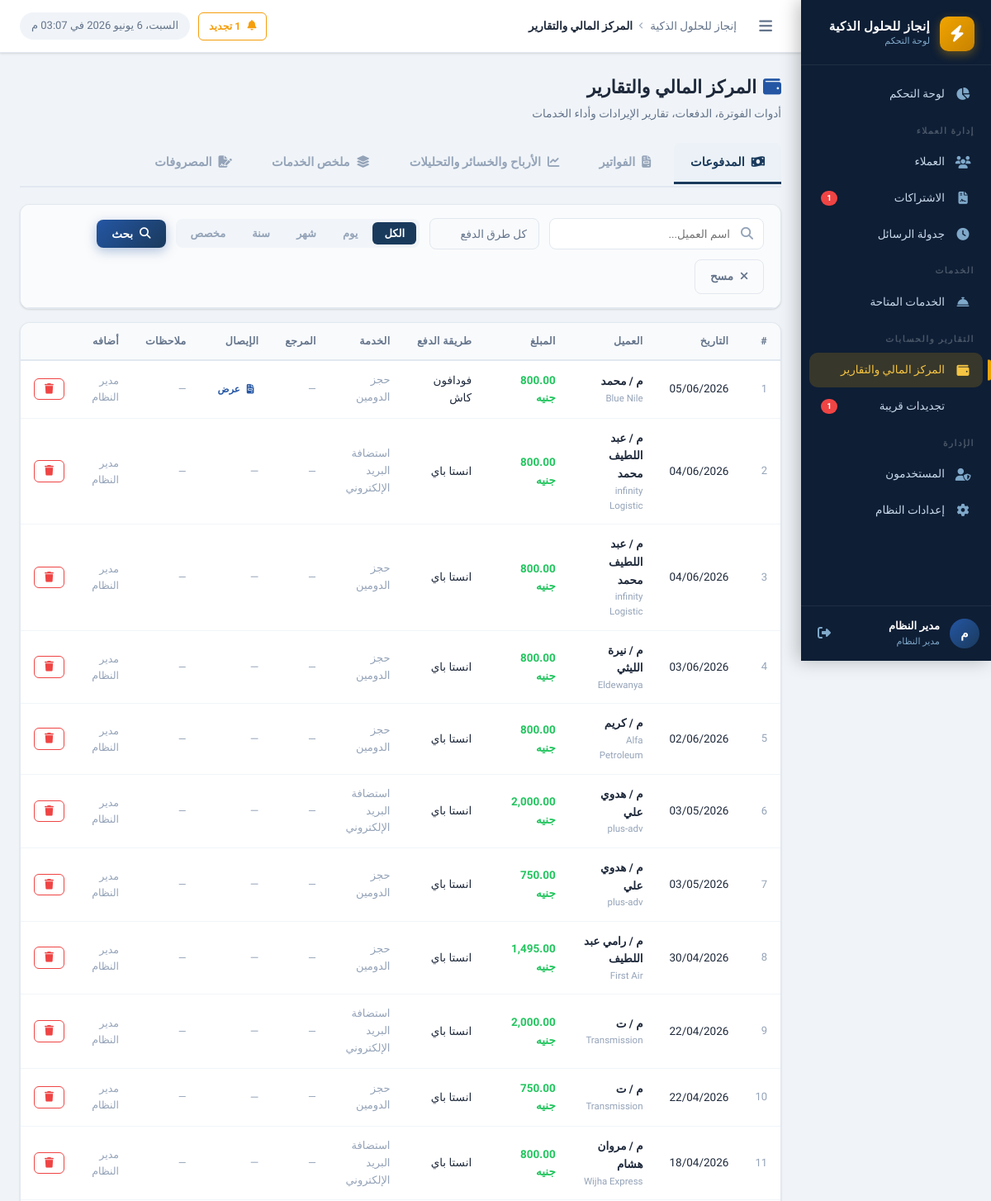
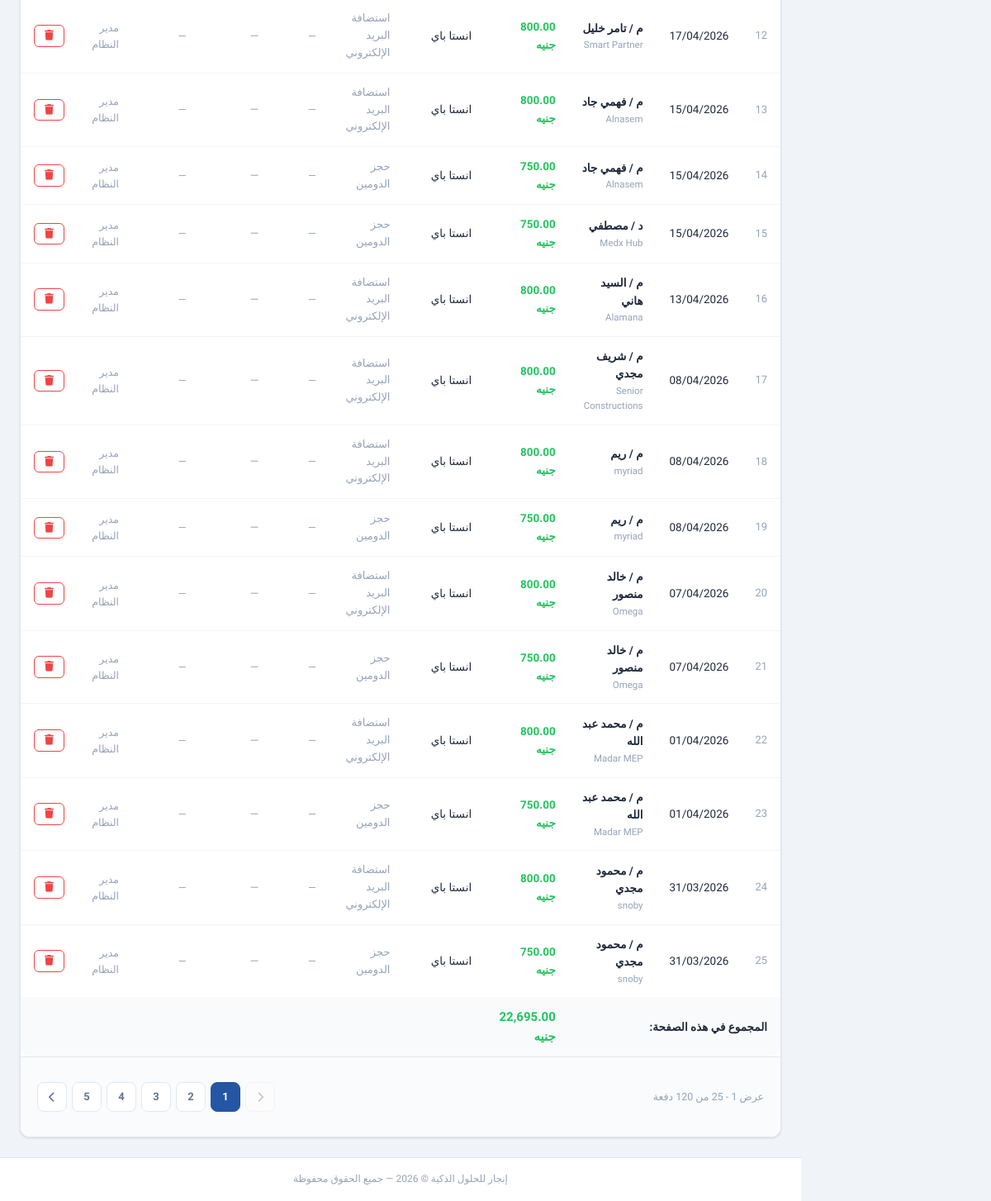
/reports/financial-hub.php?tab=payments (signed in), run on the app's committed database (2 pictures, top to bottom).
### tables this page shows
CREATE TABLE `payments` (
  `id` int UNSIGNED NOT NULL,
  `client_id` int UNSIGNED NOT NULL,
  `subscription_id` int UNSIGNED DEFAULT NULL COMMENT 'مرتبط باشتراك محدد (اختياري)',
  `amount` decimal(10,2) NOT NULL,
  `payment_date` date NOT NULL,
  `payment_method` varchar(100) NOT NULL DEFAULT 'كاش',
  `reference_number` varchar(200) DEFAULT NULL COMMENT 'رقم الإيصال أو التحويل',
  `notes` text,
  `receipt_file` varchar(255) DEFAULT NULL,
  `created_by` int UNSIGNED DEFAULT NULL,
  `created_at` datetime NOT NULL DEFAULT CURRENT_TIMESTAMP
);

CREATE TABLE `clients` (
  `id` int UNSIGNED NOT NULL,
  `name` varchar(200) NOT NULL COMMENT 'اسم العميل',
  `company_name` varchar(200) DEFAULT NULL COMMENT 'اسم الشركة',
  `mobile` varchar(20) NOT NULL COMMENT 'رقم الموبايل',
  `mobile_2` varchar(20) DEFAULT NULL COMMENT 'رقم موبايل إضافي',
  `activity` varchar(200) DEFAULT NULL COMMENT 'النشاط التجاري',
  `domain` varchar(255) DEFAULT NULL,
  `domain_provider` varchar(100) DEFAULT NULL,
  `username_note` varchar(200) DEFAULT NULL COMMENT 'اسم المستخدم (للإشارة)',
  `email` varchar(200) DEFAULT NULL,
  `address` text,
  `notes` text,
  `status` tinyint(1) NOT NULL DEFAULT '1' COMMENT '1=نشط, 0=موقوف',
  `created_by` int UNSIGNED DEFAULT NULL,
  `created_at` datetime NOT NULL DEFAULT CURRENT_TIMESTAMP,
  `updated_at` datetime NOT NULL DEFAULT CURRENT_TIMESTAMP ON UPDATE CURRENT_TIMESTAMP
);

CREATE TABLE `services` (
  `id` int UNSIGNED NOT NULL,
  `name` varchar(200) NOT NULL COMMENT 'اسم الخدمة',
  `description` text,
  `default_price` decimal(10,2) NOT NULL DEFAULT '0.00',
  `duration_months` int NOT NULL DEFAULT '12' COMMENT 'مدة الاشتراك الافتراضية بالأشهر',
  `status` tinyint(1) NOT NULL DEFAULT '1',
  `created_by` int UNSIGNED DEFAULT NULL,
  `created_at` datetime NOT NULL DEFAULT CURRENT_TIMESTAMP,
  `sort_order` int NOT NULL DEFAULT '0'
);

CREATE TABLE `users` (
  `id` int UNSIGNED NOT NULL,
  `username` varchar(100) NOT NULL,
  `password` varchar(255) NOT NULL,
  `full_name` varchar(200) NOT NULL,
  `role` enum('admin','employee') NOT NULL DEFAULT 'employee',
  `permissions` json DEFAULT NULL COMMENT 'صلاحيات مخصصة للموظف',
  `status` tinyint(1) NOT NULL DEFAULT '1' COMMENT '1=نشط, 0=موقوف',
  `last_login` datetime DEFAULT NULL,
  `created_at` datetime NOT NULL DEFAULT CURRENT_TIMESTAMP,
  `updated_at` datetime NOT NULL DEFAULT CURRENT_TIMESTAMP ON UPDATE CURRENT_TIMESTAMP
);

### includes/functions.php (called while the page is built, shortened)
<?php
function formatMoney(float $amount, string $currency = null): string {
    if ($currency === null) {
        $currency = getSetting('currency', 'جنيه');
    }
    return number_format($amount, 2) . ' ' . $currency;
}
function formatDate(?string $date, string $format = 'd/m/Y'): string {
    return date('d/m/Y', strtotime($date));
}
function paymentMethodLabel(string $method): string {
    $map = [
        'cash'     => 'كاش',
        'transfer' => 'تحويل بنكي',
        'check'    => 'شيك',
        'other'    => 'أخرى',
    ];
    return $map[$method] ?? $method;
}
function e(mixed $value): string {
    return htmlspecialchars((string)$value, ENT_QUOTES, 'UTF-8');
}
function clean(string $input): string {
    return trim(strip_tags($input));
}
function paginate(int $total, int $perPage, int $currentPage): array {
    $totalPages = max(1, (int)ceil($total / $perPage));
    $currentPage = max(1, min($currentPage, $totalPages));
    $offset = ($currentPage - 1) * $perPage;
    return [
        'total'        => $total,
        'per_page'     => $perPage,
        'current_page' => $currentPage,
        'total_pages'  => $totalPages,
        'offset'       => $offset,
        'has_prev'     => $currentPage > 1,
        'has_next'     => $currentPage < $totalPages,
    ];
}

### includes/auth.php (called while the page is built, shortened)
<?php
function hasPermission(string $permission): bool {
    if (($_SESSION['user_role'] ?? '') === 'admin') return true;
    $permissions = $_SESSION['user_permissions'] ?? [];
    return in_array($permission, $permissions, true);
}

### config/app.php (called while the page is built, shortened)
<?php
require_once INCLUDES_PATH . '/functions.php';
require_once INCLUDES_PATH . '/auth.php';
function getSettings(): array {
    static $settings = null;
    if ($settings === null) {
        try {
            $db  = getDB();
            $stmt = $db->query("SELECT `key`, `value` FROM `settings`");
            $settings = [];
            while ($row = $stmt->fetch()) {
                $settings[$row['key']] = $row['value'];
            }
        } catch (Exception $e) {
            $settings = [];
        }
    }
    return $settings;
}
function getSetting(string $key, string $default = ''): string {
    $settings = getSettings();
    return $settings[$key] ?? $default;
}

### reports/financial-hub.php (the view, shortened to what this page needs)
<?php
require_once dirname(__DIR__) . '/config/app.php';
$tab = $_GET['tab'] ?? 'payments';
$db = getDB();
if ($tab === 'payments') {
    $search  = clean($_GET['search'] ?? '');
    $method  = $_GET['method'] ?? '';
    $dateFrom= clean($_GET['date_from'] ?? '');
    $dateTo  = clean($_GET['date_to'] ?? '');
    $page    = max(1,(int)($_GET['page'] ?? 1));
    $perPage = 25;
    $where  = ['1=1'];
    $params = [];
    $whereStr = implode(' AND ', $where);
    $countStmt = $db->prepare("SELECT COUNT(*) FROM payments p LEFT JOIN clients c ON c.id=p.client_id WHERE $whereStr");
    $countStmt->execute($params);
    $total = (int)$countStmt->fetchColumn();
    $pager = paginate($total, $perPage, $page);
    $stmt = $db->prepare("
        SELECT p.*, c.name as client_name, c.company_name, u.full_name as added_by,
               s.name as service_name
        FROM payments p
        LEFT JOIN clients c ON c.id=p.client_id
        LEFT JOIN users u ON u.id=p.created_by
        LEFT JOIN client_subscriptions cs ON cs.id=p.subscription_id
        LEFT JOIN services s ON s.id=cs.service_id
        WHERE $whereStr
        ORDER BY p.payment_date DESC, p.created_at DESC
        LIMIT ? OFFSET ?
    ");
    $stmt->execute(array_merge($params,[$perPage,$pager['offset']]));
    $payments = $stmt->fetchAll();
        ?>
        <?php
}
require_once INCLUDES_PATH . '/header.php';
?>
<div class="page-header">
  <div class="page-header-text">
    <h1 class="page-title"><i class="fas fa-wallet" style="color:var(--primary-light);margin-left:8px;"></i>المركز المالي والتقارير</h1>
    <p class="page-subtitle">أدوات الفوترة، الدفعات، تقارير الإيرادات وأداء الخدمات</p>
  </div>
</div>
<div class="tabs-nav">
  <a href="?tab=payments" class="tab-btn <?= $tab === 'payments' ? 'active' : '' ?>">
    <i class="fas fa-money-bill-wave"></i> المدفوعات
  </a>
  <a href="?tab=invoices" class="tab-btn <?= $tab === 'invoices' ? 'active' : '' ?>">
    <i class="fas fa-file-invoice"></i> الفواتير
  </a>
  <a href="?tab=monthly" class="tab-btn <?= $tab === 'monthly' ? 'active' : '' ?>">
    <i class="fas fa-chart-line"></i> الأرباح والخسائر والتحليلات
  </a>
  <a href="?tab=services" class="tab-btn <?= $tab === 'services' ? 'active' : '' ?>">
    <i class="fas fa-layer-group"></i> ملخص الخدمات
  </a>
  <a href="?tab=expenses" class="tab-btn <?= $tab === 'expenses' ? 'active' : '' ?>">
    <i class="fas fa-file-signature"></i> المصروفات
  </a>
</div>
<div class="tab-content">
  <?php if ($tab === 'payments'): ?>
  <div class="card" style="margin-bottom:16px;">
    <div class="filters-bar">
      <form method="GET" style="display:flex;gap:12px;align-items:center;flex-wrap:wrap;width:100%;" id="searchForm">
        <div class="search-box">
          <input type="text" name="search" class="form-control" placeholder="اسم العميل..." value="<?= e($search) ?>" autocomplete="off">
        </div>
        <select name="method" class="form-control" style="width:auto;">
          <option value="">كل طرق الدفع</option>
        </select>
        <div class="btn-group" id="quickDateFilters" style="display:flex;gap:4px;background:#f1f5f9;padding:4px;border-radius:8px;">
          <button type="button" class="btn btn-sm" data-range="all" style="border:none;padding:6px 14px;border-radius:6px;font-weight:600;font-size:13px;cursor:pointer;transition:all 0.2s;">الكل</button>
          <button type="button" class="btn btn-sm" data-range="day" style="border:none;padding:6px 14px;border-radius:6px;font-weight:600;font-size:13px;cursor:pointer;transition:all 0.2s;">يوم</button>
          <button type="button" class="btn btn-sm" data-range="month" style="border:none;padding:6px 14px;border-radius:6px;font-weight:600;font-size:13px;cursor:pointer;transition:all 0.2s;">شهر</button>
          <button type="button" class="btn btn-sm" data-range="year" style="border:none;padding:6px 14px;border-radius:6px;font-weight:600;font-size:13px;cursor:pointer;transition:all 0.2s;">سنة</button>
          <button type="button" class="btn btn-sm" data-range="custom" style="border:none;padding:6px 14px;border-radius:6px;font-weight:600;font-size:13px;cursor:pointer;transition:all 0.2s;">مخصص</button>
        </div>
        <button type="submit" class="btn btn-primary"><i class="fas fa-search"></i> بحث</button>
        <a href="?tab=payments" class="btn btn-outline" id="clearSearchBtn"><i class="fas fa-times"></i> مسح</a>
      </form>
    </div>
  </div>
  <div class="card">
    <div class="table-wrapper">
      <table class="data-table">
        <thead>
          <tr>
            <th>#</th>
            <th>التاريخ</th>
            <th>العميل</th>
            <th>المبلغ</th>
            <th>طريقة الدفع</th>
            <th>الخدمة</th>
            <th>المرجع</th>
            <th>الإيصال</th>
            <th>ملاحظات</th>
            <th>أضافه</th>
            <?php if (hasPermission('delete_payments')): ?><th></th><?php endif; ?>
          </tr>
        </thead>
        <tbody>
          <?php if (empty($payments)): ?>
          <tr><td colspan="11"><div class="empty-state"><div class="empty-icon"><i class="fas fa-coins"></i></div><p class="empty-title">لا توجد مدفوعات</p></div></td></tr>
          <?php else: ?>
          <?php foreach ($payments as $i => $pay): ?>
          <tr>
            <td class="text-muted"><?= $pager['offset']+$i+1 ?></td>
            <td><?= formatDate($pay['payment_date']) ?></td>
            <td>
              <a href="../clients/view.php?id=<?= $pay['client_id'] ?>" style="font-weight:600;color:var(--text-primary);">
                <?= e($pay['client_name']) ?>
              </a>
              <?php if ($pay['company_name']): ?>
              <div style="font-size:11.5px;color:var(--text-muted);"><?= e($pay['company_name']) ?></div>
              <?php endif; ?>
            </td>
            <td style="color:var(--success);font-weight:700;"><?= formatMoney($pay['amount']) ?></td>
            <td><?= paymentMethodLabel($pay['payment_method']) ?></td>
            <td class="text-muted"><?= e($pay['service_name'] ?: '—') ?></td>
            <td class="text-muted fs-sm"><?= e($pay['reference_number'] ?: '—') ?></td>
            <td>
              <?php if (!empty($pay['receipt_file'])): ?>
                <a href="../<?= e($pay['receipt_file']) ?>" target="_blank" class="btn btn-sm btn-outline-info" title="عرض الإيصال" style="padding: 2px 6px; font-size: 11.5px;">
                  <i class="fas fa-file-invoice"></i> عرض
                </a>
              <?php else: ?>
                <span class="text-muted">—</span>
              <?php endif; ?>
            </td>
            <td class="text-muted fs-sm"><?= e($pay['notes'] ?: '—') ?></td>
            <td class="text-muted fs-sm"><?= e($pay['added_by'] ?? '—') ?></td>
            <?php if (hasPermission('delete_payments')): ?>
            <td>
              <a href="delete.php?id=<?= $pay['id'] ?>&client_id=<?= $pay['client_id'] ?>"
                 class="btn btn-sm btn-outline-danger" data-confirm="حذف هذه الدفعة؟">
                <i class="fas fa-trash"></i>
              </a>
            </td>
            <?php endif; ?>
          </tr>
          <?php endforeach; ?>
          <?php endif; ?>
        </tbody>
        <tfoot class="table-totals">
          <?php if (!empty($payments)): ?>
          <tr style="background:#f8fafc;font-weight:700;">
            <td colspan="3" style="padding:12px 16px;text-align:right;">المجموع في هذه الصفحة:</td>
            <td style="padding:12px 16px;color:var(--success);font-size:15px;">
              <?= formatMoney(array_sum(array_column($payments,'amount'))) ?>
            </td>
            <td colspan="<?= hasPermission('delete_payments') ? 7 : 6 ?>"></td>
          </tr>
          <?php endif; ?>
        </tfoot>
      </table>
    </div>
    <div class="card-footer" style="<?= $pager['total_pages'] <= 1 ? 'display:none;' : '' ?>">
      <?php if ($pager['total_pages'] > 1): ?>
      <div style="display:flex;align-items:center;justify-content:space-between;gap:12px;flex-wrap:wrap;">
        <span class="text-muted fs-sm">
          عرض <?= $pager['offset'] + 1 ?> - <?= min($pager['offset'] + $perPage, $total) ?>
          من <?= $total ?> دفعة
        </span>
        <div class="pagination">
          <?php
          $queryBase = http_build_query(array_filter(['search' => $search, 'method' => $method, 'date_from' => $dateFrom, 'date_to' => $dateTo]));
          $sep = $queryBase ? '&' : '';
          ?>
          <a href="?tab=payments&<?= $queryBase ?><?= $sep ?>page=<?= $pager['current_page'] - 1 ?>"
             class="page-btn <?= !$pager['has_prev'] ? 'disabled' : '' ?>" data-page="<?= $pager['current_page'] - 1 ?>">
            <i class="fas fa-chevron-right"></i>
          </a>
          <?php for ($p = 1; $p <= $pager['total_pages']; $p++): ?>
          <a href="?tab=payments&<?= $queryBase ?><?= $sep ?>page=<?= $p ?>"
             class="page-btn <?= $p === $pager['current_page'] ? 'active' : '' ?>" data-page="<?= $p ?>">
            <?= $p ?>
          </a>
          <?php endfor; ?>
          <a href="?tab=payments&<?= $queryBase ?><?= $sep ?>page=<?= $pager['current_page'] + 1 ?>"
             class="page-btn <?= !$pager['has_next'] ? 'disabled' : '' ?>" data-page="<?= $pager['current_page'] + 1 ?>">
            <i class="fas fa-chevron-left"></i>
          </a>
        </div>
      </div>
      <?php endif; ?>
    </div>
  </div>
  <?php endif; ?>
</div>
<?php require_once INCLUDES_PATH . '/footer.php'; ?>

### reports/financial-hub.php (style rules this page uses)
.tabs-nav { display: flex; gap: 8px; border-bottom: 2px solid #e2e8f0; margin-bottom: 20px; padding-bottom: 2px; flex-wrap: wrap; }
.tab-btn { display: flex; align-items: center; gap: 8px; padding: 12px 20px; text-decoration: none; font-weight: 700; color: var(--text-muted); border-radius: 8px 8px 0 0; transition: all 0.2s ease; font-size: 14.5px; border-bottom: 3px solid transparent; }
.tab-btn.active { color: var(--primary); border-bottom-color: var(--primary); background: rgba(36,86,164,0.02); }

### data on the page
payments: offset "1", payment_date "05/06/2026", client.name "م / محمد", client.company_name "Blue Nile", amount "800.00 جنيه", payment_method "فودافون كاش", services.name "حجز الدومين", reference_number "—", notes "—", created_by.full_name "مدير النظام"
payments: offset "2", payment_date "04/06/2026", client.name "م / عبد اللطيف محمد", client.company_name "infinity Logistic", amount "800.00 جنيه", payment_method "انستا باي", services.name "استضافة البريد الإلكتروني", reference_number "—", notes "—", created_by.full_name "مدير النظام"
payments: offset "3", payment_date "04/06/2026", client.name "م / عبد اللطيف محمد", client.company_name "infinity Logistic", amount "800.00 جنيه", payment_method "انستا باي", services.name "حجز الدومين", reference_number "—", notes "—", created_by.full_name "مدير النظام"
payments: offset "4", payment_date "03/06/2026", client.name "م / نيرة الليثي", client.company_name "Eldewanya", amount "800.00 جنيه", payment_method "انستا باي", services.name "حجز الدومين", reference_number "—", notes "—", created_by.full_name "مدير النظام"
payments: offset "5", payment_date "02/06/2026", client.name "م / كريم", client.company_name "Alfa Petroleum", amount "800.00 جنيه", payment_method "انستا باي", services.name "حجز الدومين", reference_number "—", notes "—", created_by.full_name "مدير النظام"
payments: offset "6", payment_date "03/05/2026", client.name "م / هدوي علي", client.company_name "plus-adv", amount "2,000.00 جنيه", payment_method "انستا باي", services.name "استضافة البريد الإلكتروني", reference_number "—", notes "—", created_by.full_name "مدير النظام"
payments: offset "7", payment_date "03/05/2026", client.name "م / هدوي علي", client.company_name "plus-adv", amount "750.00 جنيه", payment_method "انستا باي", services.name "حجز الدومين", reference_number "—", notes "—", created_by.full_name "مدير النظام"
payments: offset "8", payment_date "30/04/2026", client.name "م / رامي عبد اللطيف", client.company_name "First Air", amount "1,495.00 جنيه", payment_method "انستا باي", services.name "حجز الدومين", reference_number "—", notes "—", created_by.full_name "مدير النظام"
payments: offset "9", payment_date "22/04/2026", client.name "م / ت", client.company_name "Transmission", amount "2,000.00 جنيه", payment_method "انستا باي", services.name "استضافة البريد الإلكتروني", reference_number "—", notes "—", created_by.full_name "مدير النظام"
payments: offset "10", payment_date "22/04/2026", client.name "م / ت", client.company_name "Transmission", amount "750.00 جنيه", payment_method "انستا باي", services.name "حجز الدومين", reference_number "—", notes "—", created_by.full_name "مدير النظام"
payments: offset "11", payment_date "18/04/2026", client.name "م / مروان هشام", client.company_name "Wijha Express", amount "800.00 جنيه", payment_method "انستا باي", services.name "استضافة البريد الإلكتروني", reference_number "—", notes "—", created_by.full_name "مدير النظام"
payments: offset "12", payment_date "17/04/2026", client.name "م / تامر خليل", client.company_name "Smart Partner", amount "800.00 جنيه", payment_method "انستا باي", services.name "استضافة البريد الإلكتروني", reference_number "—", notes "—", created_by.full_name "مدير النظام"
payments: offset "13", payment_date "15/04/2026", client.name "م / فهمي جاد", client.company_name "Alnasem", amount "800.00 جنيه", payment_method "انستا باي", services.name "استضافة البريد الإلكتروني", reference_number "—", notes "—", created_by.full_name "مدير النظام"
payments: offset "14", payment_date "15/04/2026", client.name "م / فهمي جاد", client.company_name "Alnasem", amount "750.00 جنيه", payment_method "انستا باي", services.name "حجز الدومين", reference_number "—", notes "—", created_by.full_name "مدير النظام"
payments: offset "15", payment_date "15/04/2026", client.name "د / مصطفي", client.company_name "Medx Hub", amount "750.00 جنيه", payment_method "انستا باي", services.name "حجز الدومين", reference_number "—", notes "—", created_by.full_name "مدير النظام"
payments: offset "16", payment_date "13/04/2026", client.name "م / السيد هاني", client.company_name "Alamana", amount "800.00 جنيه", payment_method "انستا باي", services.name "استضافة البريد الإلكتروني", reference_number "—", notes "—", created_by.full_name "مدير النظام"
payments: offset "17", payment_date "08/04/2026", client.name "م / شريف مجدي", client.company_name "Senior Constructions", amount "800.00 جنيه", payment_method "انستا باي", services.name "استضافة البريد الإلكتروني", reference_number "—", notes "—", created_by.full_name "مدير النظام"
payments: offset "18", payment_date "08/04/2026", client.name "م / ريم", client.company_name "myriad", amount "800.00 جنيه", payment_method "انستا باي", services.name "استضافة البريد الإلكتروني", reference_number "—", notes "—", created_by.full_name "مدير النظام"
payments: offset "19", payment_date "08/04/2026", client.name "م / ريم", client.company_name "myriad", amount "750.00 جنيه", payment_method "انستا باي", services.name "حجز الدومين", reference_number "—", notes "—", created_by.full_name "مدير النظام"
payments: offset "20", payment_date "07/04/2026", client.name "م / خالد منصور", client.company_name "Omega", amount "800.00 جنيه", payment_method "انستا باي", services.name "استضافة البريد الإلكتروني", reference_number "—", notes "—", created_by.full_name "مدير النظام"
payments: offset "21", payment_date "07/04/2026", client.name "م / خالد منصور", client.company_name "Omega", amount "750.00 جنيه", payment_method "انستا باي", services.name "حجز الدومين", reference_number "—", notes "—", created_by.full_name "مدير النظام"
payments: offset "22", payment_date "01/04/2026", client.name "م / محمد عبد الله", client.company_name "Madar MEP", amount "800.00 جنيه", payment_method "انستا باي", services.name "استضافة البريد الإلكتروني", reference_number "—", notes "—", created_by.full_name "مدير النظام"
payments: offset "23", payment_date "01/04/2026", client.name "م / محمد عبد الله", client.company_name "Madar MEP", amount "750.00 جنيه", payment_method "انستا باي", services.name "حجز الدومين", reference_number "—", notes "—", created_by.full_name "مدير النظام"
payments: offset "24", payment_date "31/03/2026", client.name "م / محمود مجدي", client.company_name "snoby", amount "800.00 جنيه", payment_method "انستا باي", services.name "استضافة البريد الإلكتروني", reference_number "—", notes "—", created_by.full_name "مدير النظام"
payments: offset "25", payment_date "31/03/2026", client.name "م / محمود مجدي", client.company_name "snoby", amount "750.00 جنيه", payment_method "انستا باي", services.name "حجز الدومين", reference_number "—", notes "—", created_by.full_name "مدير النظام"

### other printed values
$companyName "إنجاز للحلول الذكية"
$renewalCount "1"
$userInitial "م"
$userName "مدير النظام"
$userRole "مدير النظام"
$pageTitle "المركز المالي والتقارير"
formatMoney(array_sum(array_column($payments,'amount'))) "22,695.00 جنيه"
